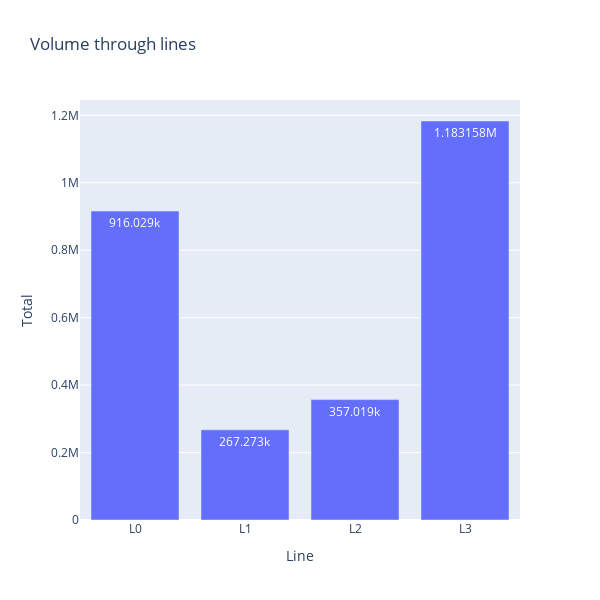

The cell this chart's notebook holds for it:
### Code cell
fig = px.bar(df, x='Line', y='Total',title="Volume through lines",text_auto=True,width=600,height=600)
fig.show()

### Figure 1 — Plotly figure (JSON) as saved in the notebook; plotly's stock layout.template omitted (floating-point values rounded to 4 significant figures)
{"data": [{"alignmentgroup": "True", "hovertemplate": "Line=%{x}<br>Total=%{y}<extra></extra>", "legendgroup": "", "marker": {"color": "#636efa", "pattern": {"shape": ""}}, "name": "", "offsetgroup": "", "orientation": "v", "showlegend": false, "textposition": "auto", "texttemplate": "%{y}", "type": "bar", "x": ["L0", "L1", "L2", "L3"], "xaxis": "x", "y": [916029, 267273, 357019, 1183158], "yaxis": "y"}], "layout": {"barmode": "relative", "height": 600, "legend": {"tracegroupgap": 0}, "title": {"text": "Volume through lines"}, "width": 600, "xaxis": {"anchor": "y", "autorange": true, "domain": [0, 1], "range": [-0.5, 3.5], "title": {"text": "Line"}, "type": "category"}, "yaxis": {"anchor": "x", "autorange": true, "domain": [0, 1], "range": [0, 1245000.0], "title": {"text": "Total"}, "type": "linear"}}}
